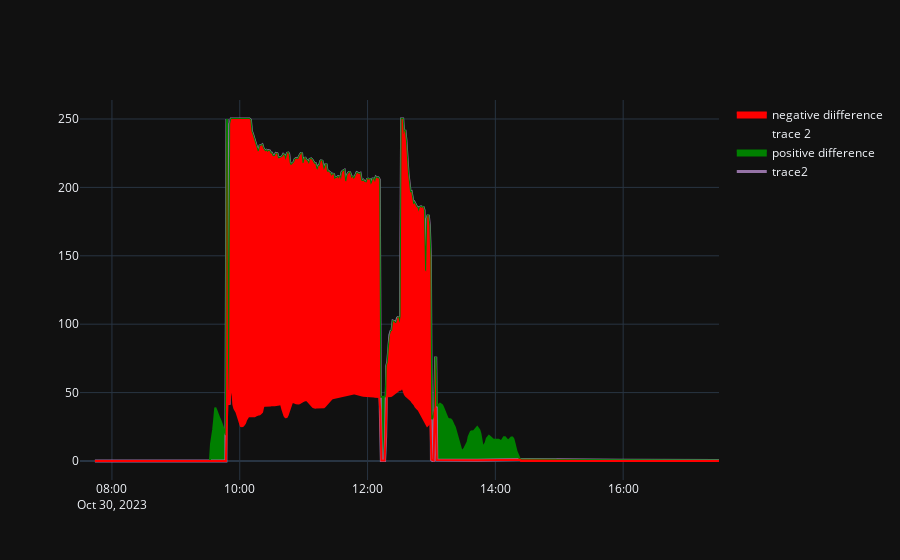

The notebook cell this image was saved under:
### Code cell
import plotly.graph_objects as go
import numpy as np
from phd_visualizations.constants import color_palette

# Visualize the difference between two traces
# https://stackoverflow.com/a/75593357

# Generate data
# x = np.linspace(0, 10, 100)
# trace1 = np.sin(x)
# trace2 = np.cos(x)

df2 = pd.DataFrame({
    # "x": x,
    "Psf": df["Psf"],
    "Pts_dis": df["Pts_dis"],
})
x = df.index
# There is a multiyear bug in Plotly that you cannot use connectgaps and fill in the same plot.
# This is why we set the indicator value to the price value when we do not want to plot the area,
# as this will fill area with the size of 0
# https://github.com/plotly/plotly.js/issues/1132#issuecomment-531030346
df2["trace_pos"] = df2.apply(lambda row: row["Psf"] if row["Psf"] > row["Pts_dis"] else row["Pts_dis"], axis="columns")
df2["trace_neg"] = df2.apply(lambda row: row["Psf"] if row["Psf"] <= row["Pts_dis"] else row["Pts_dis"], axis="columns")


fig = go.Figure()

fig.add_trace(
    go.Scatter(
        x=x,
        y=df2["Pts_dis"],
        name="trace2",
        line_color=color_palette['wct_purple'],
        line_width=3,
    )
)

fig.add_trace(
    go.Scatter(
        x=x,
        y=df2["trace_pos"],
        name="positive difference",
        line_color="green",
        connectgaps=False,
        fillcolor="green",
        fill='tonexty',
    )
)

# We need to use an invisible trace so we can reset "next y"
# for the red area indicator
fig.add_trace(
    go.Scatter(
        x=x,
        y=df2["Pts_dis"],
        line_color="rgba(0,0,0,0)",
    )
)
#
fig.add_trace(
    go.Scatter(
        x=x,
        y=df2["trace_neg"],
        name="negative diifference",
        line_color="red",
        connectgaps=False,
        fillcolor="red",
        fill='tonexty',
    )
)

# Show plot
fig.show()

### Figure 1 — Plotly figure (JSON) as saved in the notebook; plotly's stock layout.template omitted (floating-point values rounded to 4 significant figures; data arrays with more than 128 entries replaced by an {"elided": "..."} marker saying what was removed)
{"data": [{"line": {"color": "#9573a6", "width": 3}, "name": "trace2", "x": {"elided": "601 str values"}, "y": {"elided": "601 float values"}, "type": "scatter"}, {"connectgaps": false, "fill": "tonexty", "fillcolor": "green", "line": {"color": "green"}, "name": "positive difference", "x": {"elided": "601 str values"}, "y": {"elided": "601 float values"}, "type": "scatter"}, {"line": {"color": "rgba(0,0,0,0)"}, "x": {"elided": "601 str values"}, "y": {"elided": "601 float values"}, "type": "scatter"}, {"connectgaps": false, "fill": "tonexty", "fillcolor": "red", "line": {"color": "red"}, "name": "negative diifference", "x": {"elided": "601 str values"}, "y": {"elided": "601 float values"}, "type": "scatter"}], "layout": {}}
